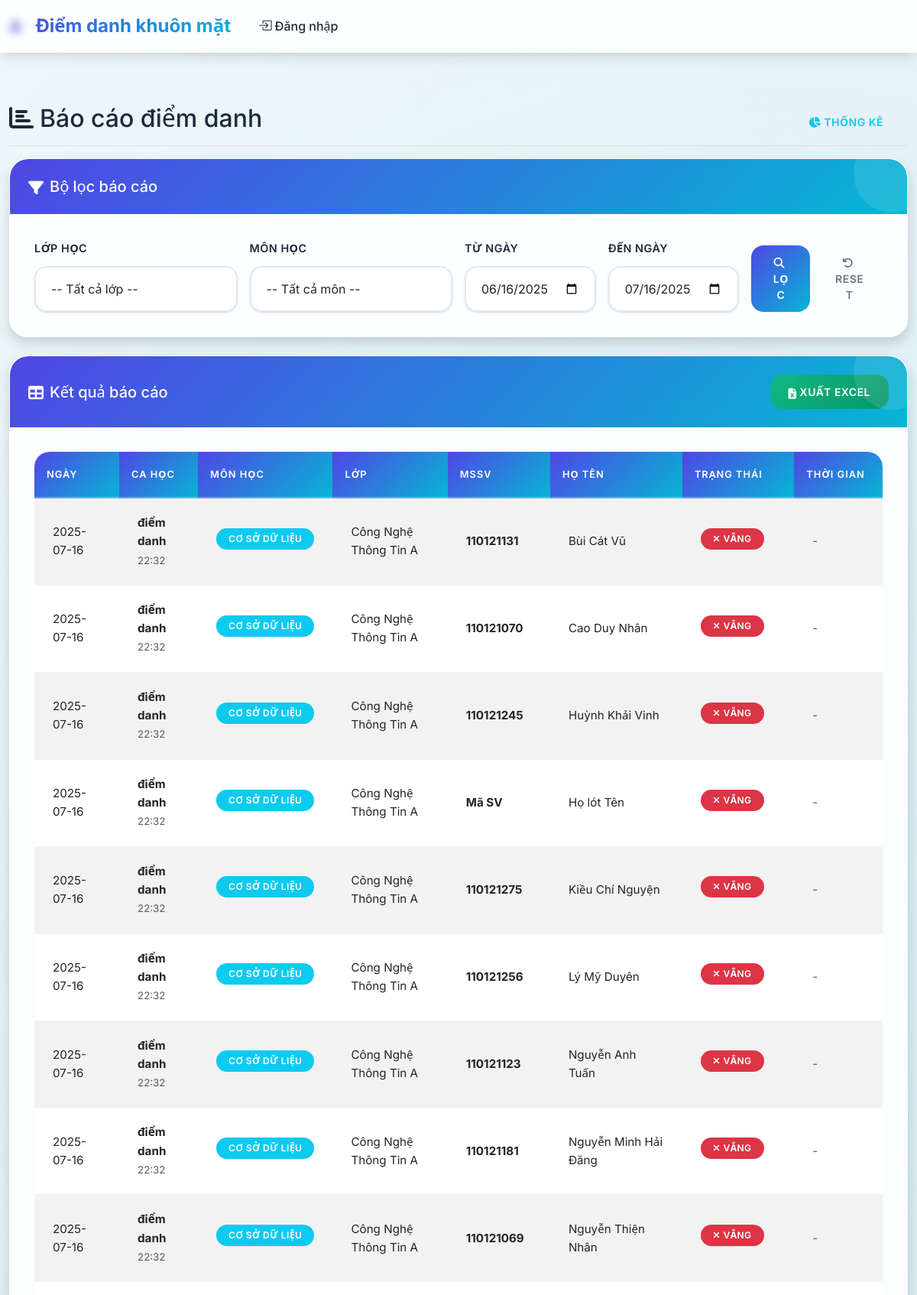
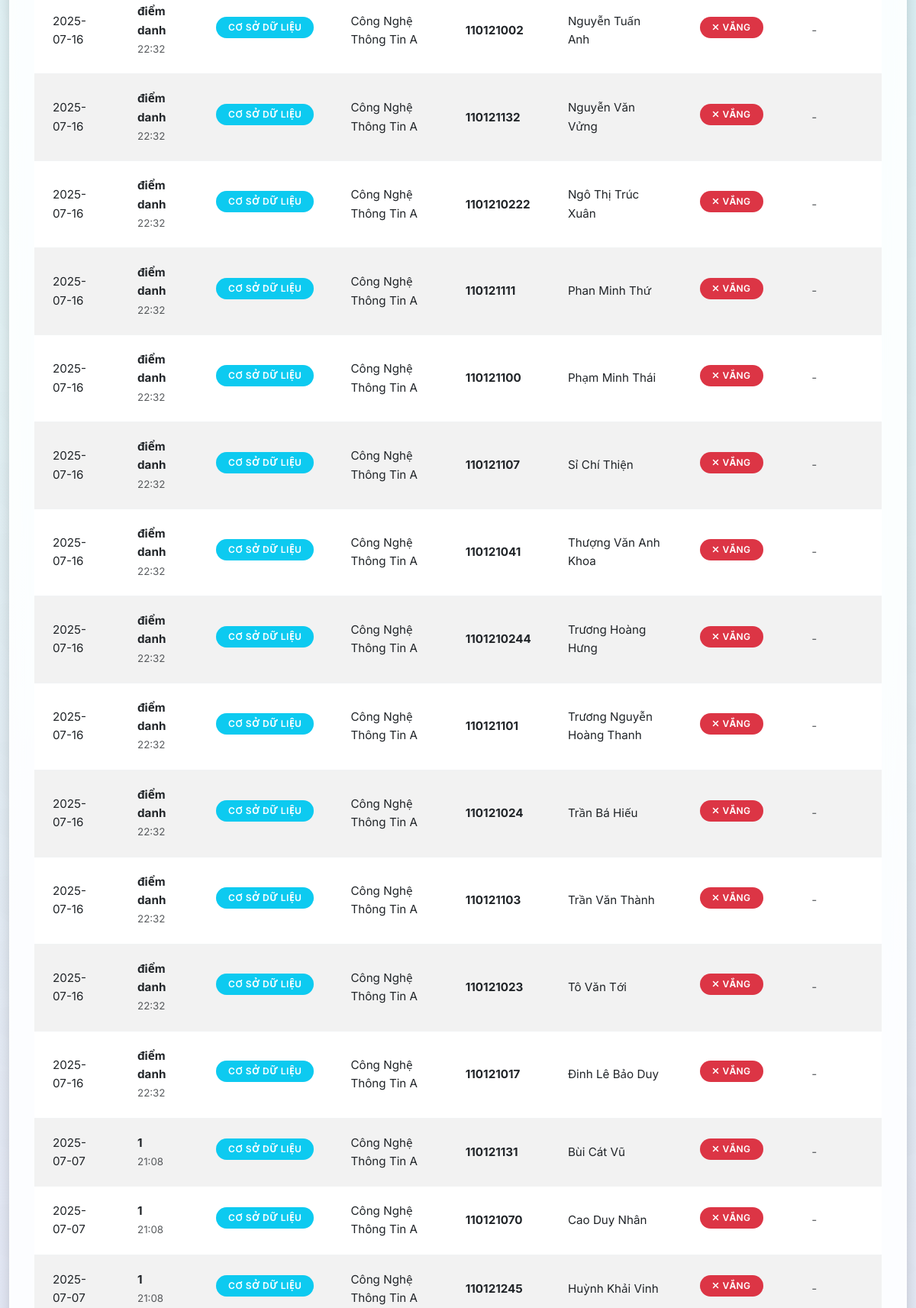
Page /reports/attendance (upper part) on the committed database (2 pictures, top to bottom).
### tables this page shows
CREATE TABLE attendance_sessions (
            id INTEGER PRIMARY KEY AUTOINCREMENT,
            session_name TEXT NOT NULL,
            subject_id INTEGER NOT NULL,
            class_id INTEGER NOT NULL,
            session_date DATE NOT NULL,
            start_time TIME NOT NULL,
            end_time TIME,
            status TEXT DEFAULT 'active',
            created_at TIMESTAMP DEFAULT CURRENT_TIMESTAMP, port INTEGER,
            FOREIGN KEY (subject_id) REFERENCES subjects (id),
            FOREIGN KEY (class_id) REFERENCES classes (id)
        );

CREATE TABLE subjects (
            id INTEGER PRIMARY KEY AUTOINCREMENT,
            subject_code TEXT UNIQUE NOT NULL,
            subject_name TEXT NOT NULL,
            description TEXT,
            created_at TIMESTAMP DEFAULT CURRENT_TIMESTAMP
        );

CREATE TABLE classes (
            id INTEGER PRIMARY KEY AUTOINCREMENT,
            class_code TEXT UNIQUE NOT NULL,
            class_name TEXT NOT NULL,
            description TEXT,
            created_at TIMESTAMP DEFAULT CURRENT_TIMESTAMP
        );

CREATE TABLE students (
            id INTEGER PRIMARY KEY AUTOINCREMENT,
            student_id TEXT UNIQUE NOT NULL,
            full_name TEXT NOT NULL,
            class_id INTEGER NOT NULL,
            photo_path TEXT,
            face_encoding TEXT,
            created_at TIMESTAMP DEFAULT CURRENT_TIMESTAMP,
            FOREIGN KEY (class_id) REFERENCES classes (id)
        );

### routes/reports.py (the view)
@reports_bp.route('/attendance')
def attendance_report():
    conn = get_db_connection()
    classes = conn.execute('SELECT id, class_code, class_name FROM classes ORDER BY class_name').fetchall()
    subjects = conn.execute('SELECT id, subject_code, subject_name FROM subjects ORDER BY subject_name').fetchall()
    class_id = request.args.get('class_id', type=int)
    subject_id = request.args.get('subject_id', type=int)
    start_date = request.args.get('start_date')
    end_date = request.args.get('end_date')
    query = '''
        SELECT ast.session_date, ast.session_name, ast.start_time,
               s.subject_name, c.class_name,
               st.student_id, st.full_name,
               ar.attendance_time, ar.status, ar.method,
               CASE WHEN ar.id IS NULL THEN 'absent' ELSE ar.status END as final_status
        FROM attendance_sessions ast
        JOIN subjects s ON ast.subject_id = s.id
        JOIN classes c ON ast.class_id = c.id
        JOIN students st ON st.class_id = c.id
        LEFT JOIN attendance_records ar ON ar.session_id = ast.id AND ar.student_id = st.id
        WHERE 1=1
    '''
    params = []
    if class_id:
        query += ' AND c.id = ?'
        params.append(class_id)
    if subject_id:
        query += ' AND s.id = ?'
        params.append(subject_id)
    if start_date:
        query += ' AND ast.session_date >= ?'
        params.append(start_date)
    if end_date:
        query += ' AND ast.session_date <= ?'
        params.append(end_date)
    query += ' ORDER BY ast.session_date DESC, ast.start_time DESC, st.full_name'
    records = conn.execute(query, params).fetchall()
    conn.close()
    return render_template('reports/attendance.html',
                         records=records,
                         classes=classes,
                         subjects=subjects,
                         filters={
                             'class_id': class_id,
                             'subject_id': subject_id,
                             'start_date': start_date,
                             'end_date': end_date
                         })

### models/database.py (called while the page is built)
def get_db_connection():
    conn = sqlite3.connect(DATABASE_PATH)
    conn.row_factory = sqlite3.Row
    return conn

### templates/reports/attendance.html (shortened to what this page needs)
{% extends "base.html" %}
{% block content %}
<div class="d-flex justify-content-between flex-wrap flex-md-nowrap align-items-center pt-3 pb-2 mb-3 border-bottom">
    <h1 class="h2"><i class="fas fa-chart-bar me-2"></i>Báo cáo điểm danh</h1>
    <div class="btn-toolbar mb-2 mb-md-0">
        <div class="btn-group me-2">
            <a href="{{ url_for('reports.statistics') }}" class="btn btn-outline-info">
                <i class="fas fa-chart-pie me-1"></i>Thống kê
            </a>
        </div>
    </div>
</div>
<div class="card shadow mb-4">
    <div class="card-header">
        <h5 class="mb-0">
            <i class="fas fa-filter me-2"></i>Bộ lọc báo cáo
        </h5>
    </div>
    <div class="card-body">
        <form method="GET" class="row g-3">
            <div class="col-md-3">
                <label for="class_id" class="form-label">Lớp học</label>
                <select class="form-select" id="class_id" name="class_id">
                    <option value="">-- Tất cả lớp --</option>
                </select>
            </div>
            <div class="col-md-3">
                <label for="subject_id" class="form-label">Môn học</label>
                <select class="form-select" id="subject_id" name="subject_id">
                    <option value="">-- Tất cả môn --</option>
                </select>
            </div>
            <div class="col-md-2">
                <label for="start_date" class="form-label">Từ ngày</label>
                <input type="date" class="form-control" id="start_date" name="start_date"
                       value="{{ filters.start_date or '' }}">
            </div>
            <div class="col-md-2">
                <label for="end_date" class="form-label">Đến ngày</label>
                <input type="date" class="form-control" id="end_date" name="end_date"
                       value="{{ filters.end_date or '' }}">
            </div>
            <div class="col-md-2 d-flex align-items-end">
                <button type="submit" class="btn btn-primary me-2">
                    <i class="fas fa-search me-1"></i>Lọc
                </button>
                <a href="{{ url_for('reports.attendance_report') }}" class="btn btn-outline-secondary">
                    <i class="fas fa-undo me-1"></i>Reset
                </a>
            </div>
        </form>
    </div>
</div>
<div class="card shadow">
    <div class="card-header d-flex justify-content-between align-items-center">
        <h5 class="mb-0">
            <i class="fas fa-table me-2"></i>Kết quả báo cáo
        </h5>
        {% if records %}
        <a href="{{ url_for('reports.export_excel', **filters) }}" class="btn btn-success">
            <i class="fas fa-file-excel me-1"></i>Xuất Excel
        </a>
        {% endif %}
    </div>
    <div class="card-body">
        {% if records %}
            <div class="table-responsive">
                <table class="table table-striped table-hover">
                    <thead>
                        <tr>
                            <th>Ngày</th>
                            <th>Ca học</th>
                            <th>Môn học</th>
                            <th>Lớp</th>
                            <th>MSSV</th>
                            <th>Họ tên</th>
                            <th>Trạng thái</th>
                            <th>Thời gian</th>
                        </tr>
                    </thead>
                    <tbody>
                        {% for record in records %}
                        <tr>
                            <td>{{ record.session_date }}</td>
                            <td>
                                <strong>{{ record.session_name }}</strong>
                                <br><small class="text-muted">{{ record.start_time }}</small>
                            </td>
                            <td>
                                <span class="badge bg-info">{{ record.subject_name }}</span>
                            </td>
                            <td>{{ record.class_name }}</td>
                            <td><strong>{{ record.student_id }}</strong></td>
                            <td>{{ record.full_name }}</td>
                            <td>
                                {% if record.final_status == 'present' %}
                                    <span class="badge bg-success">
                                        <i class="fas fa-check me-1"></i>Có mặt
                                    </span>
                                {% else %}
                                    <span class="badge bg-danger">
                                        <i class="fas fa-times me-1"></i>Vắng
                                    </span>
                                {% endif %}
                            </td>
                            <td>
                                {% if record.attendance_time %}
                                    {{ record.attendance_time.split(' ')[1] if ' ' in record.attendance_time else record.attendance_time }}
                                    {% if record.method %}
                                        <br><small class="text-muted">
                                            {% if record.method == 'face_recognition' %}
                                                <i class="fas fa-camera me-1"></i>Nhận diện
                                            {% else %}
                                                <i class="fas fa-keyboard me-1"></i>Thủ công
                                            {% endif %}
                                        </small>
                                    {% endif %}
                                {% else %}
                                    <span class="text-muted">-</span>
                                {% endif %}
                            </td>
                        </tr>
                        {% endfor %}
                    </tbody>
                </table>
            </div>
                                {% set present_count = records|selectattr('final_status', 'equalto', 'present')|list|length %}
                                {% set total_count = records|length %}
        {% else %}
            <div class="text-center py-5">
                <i class="fas fa-search fa-3x text-muted mb-3"></i>
                <h5 class="text-muted">Không tìm thấy dữ liệu</h5>
                <p class="text-muted">Hãy thử điều chỉnh bộ lọc để tìm kiếm dữ liệu phù hợp</p>
            </div>
        {% endif %}
    </div>
</div>
{% endblock %}

### rows in the picture
attendance_sessions: session_date "2025-07-16", session_name "điểm danh", start_time "22:32", subject_name "CƠ SỞ DỮ LIỆU", class_name "Công Nghệ Thông Tin A", student_id "110121131", full_name "Bùi Cát Vũ", student_id "110121070", full_name "Cao Duy Nhân", student_id "110121245", full_name "Huỳnh Khải Vinh", student_id "Mã SV", full_name "Họ lót Tên", student_id "110121275", full_name "Kiều Chí Nguyện", student_id "110121256", full_name "Lý Mỹ Duyên", student_id "110121123", full_name "Nguyễn Anh Tuấn", student_id "110121181", full_name "Nguyễn Minh Hải Đăng", student_id "110121069", full_name "Nguyễn Thiện Nhân", student_id "110121002", full_name "Nguyễn Tuấn Anh", student_id "110121132", full_name "Nguyễn Văn Vửng", student_id "1101210222", full_name "Ngô Thị Trúc Xuân", student_id "110121111", full_name "Phan Minh Thứ", student_id "110121100", full_name "Phạm Minh Thái", student_id "110121107", full_name "Sỉ Chí Thiện", student_id "110121041", full_name "Thượng Văn Anh Khoa", student_id "1101210244", full_name "Trương Hoàng Hưng", student_id "110121101", full_name "Trương Nguyễn Hoàng Thanh", student_id "110121024", full_name "Trần Bá Hiếu", student_id "110121103", full_name "Trần Văn Thành", student_id "110121023", full_name "Tô Văn Tới", student_id "110121017", full_name "Đinh Lê Bảo Duy"
attendance_sessions: session_date "2025-07-07", session_name "1", start_time "21:08", subject_name "CƠ SỞ DỮ LIỆU", class_name "Công Nghệ Thông Tin A", student_id "110121131", full_name "Bùi Cát Vũ", student_id "110121070", full_name "Cao Duy Nhân", student_id "110121245", full_name "Huỳnh Khải Vinh"
